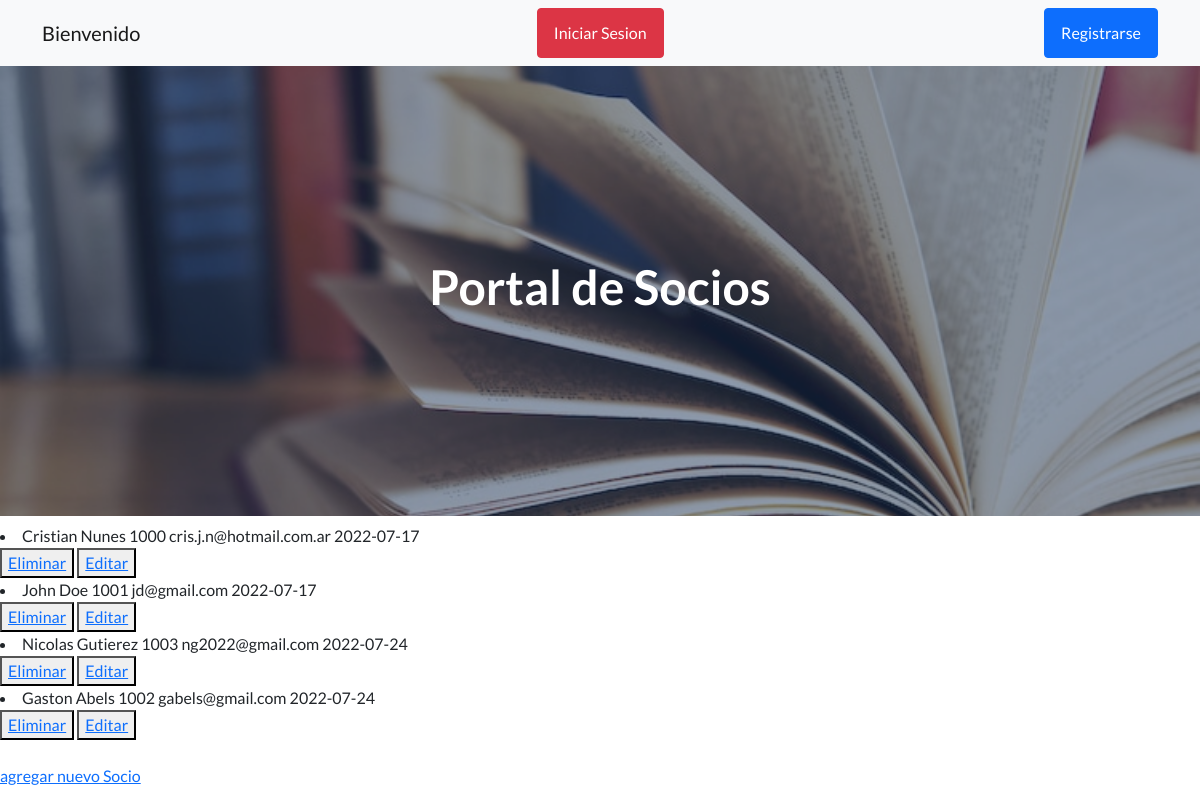
/app_biblioteca/leer_socios/, run on the app's committed database.
### app_biblioteca/models.py (models this page shows)
class Socio(models.Model):
    nombre=models.CharField(max_length=50)
    apellido=models.CharField(max_length=50)
    num_socio=models.IntegerField()
    email=models.EmailField()
    fecha_alta=models.DateField()
    def __str__(self):
        return self.nombre+' '+self.apellido+' '+str(self.num_socio)+' '+self.email+' '+str(self.fecha_alta)

### app_biblioteca/views.py (the view)
# urls.py: path('leer_socios/', leer_socios, name = 'leer_socios'),
def leer_socios(request):
    socios = Socio.objects.all()
    return render(request, 'app_biblioteca/leer_socios.html',{'socios':socios})

### app_biblioteca/templates/app_biblioteca/leer_socios.html (shortened to what this page needs)
{% extends 'app_biblioteca/inicio.html' %}
{% load static %}
{% block titulo %}
<h1>Portal de Socios</h1>
{% endblock %}
{% block contenido_que_cambia %}
    {% for socio in socios %}
        <li>{{ socio }}</li>
        <button>
            <a href="{% url 'eliminar_socio' socio.num_socio %}">Eliminar</a>
        </button>
        <button>
            <a href="{% url 'editar_socio' socio.num_socio %}">Editar</a>
        </button>
    {% endfor %}
    <br>
<a href="{% url 'ingreso_socios' %}">agregar nuevo Socio</a>
</body>
{% endblock %}

### data on the page
Socio: nombre+apellido+num_socio "Cristian Nunes 1000 cris.j.n@hotmail.com.ar 2022-07-17"
Socio: nombre+apellido+num_socio "John Doe 1001 jd@gmail.com 2022-07-17"
Socio: nombre+apellido+num_socio "Nicolas Gutierez 1003 ng2022@gmail.com 2022-07-24"
Socio: nombre+apellido+num_socio "Gaston Abels 1002 gabels@gmail.com 2022-07-24"
